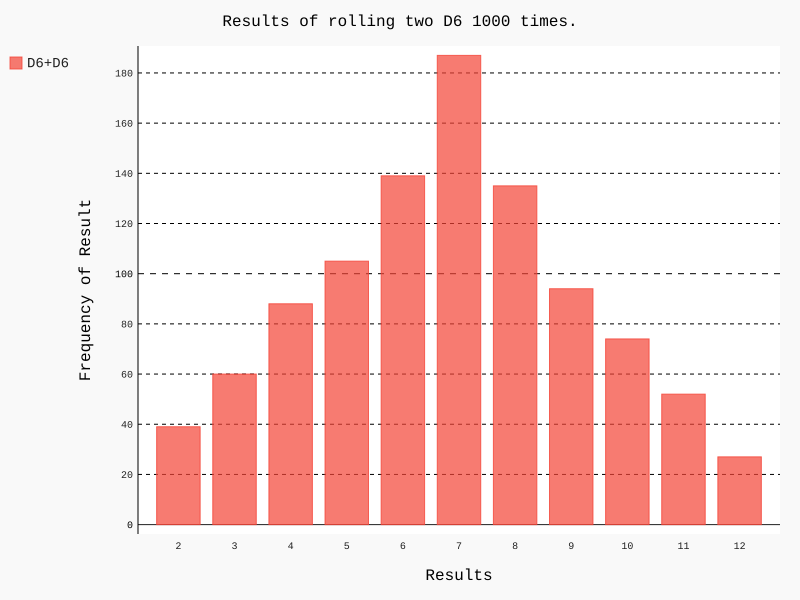

Python code for this plot:
# -*- coding:utf-8 -*-

from die import Die
import pygal
# 创建一个两个D6骰子
die_1 = Die()
die_2 = Die()
# 掷几次骰子，并将结果存储在一个列表中
results = []
for roll_num in range(1000):
    result = die_1.roll() + die_2.roll()
    results.append(result)

# 分析结果
frequencies = []
max_result = die_1.num_sides + die_2.num_sides
for value in range(2, max_result+1):
    frequency = results.count(value)
    frequencies.append(frequency)

# 对结果进行可视化
hist = pygal.Bar()
hist.title = "Results of rolling two D6 1000 times."
hist.x_labels = ['2', '3', '4', '5', '6', '7', '8', '9', '10', '11', '12']
hist.x_title = "Results"
hist.y_title = "Frequency of Result"
hist.add('D6+D6', frequencies)
hist.render_to_file('die_visual.svg')
